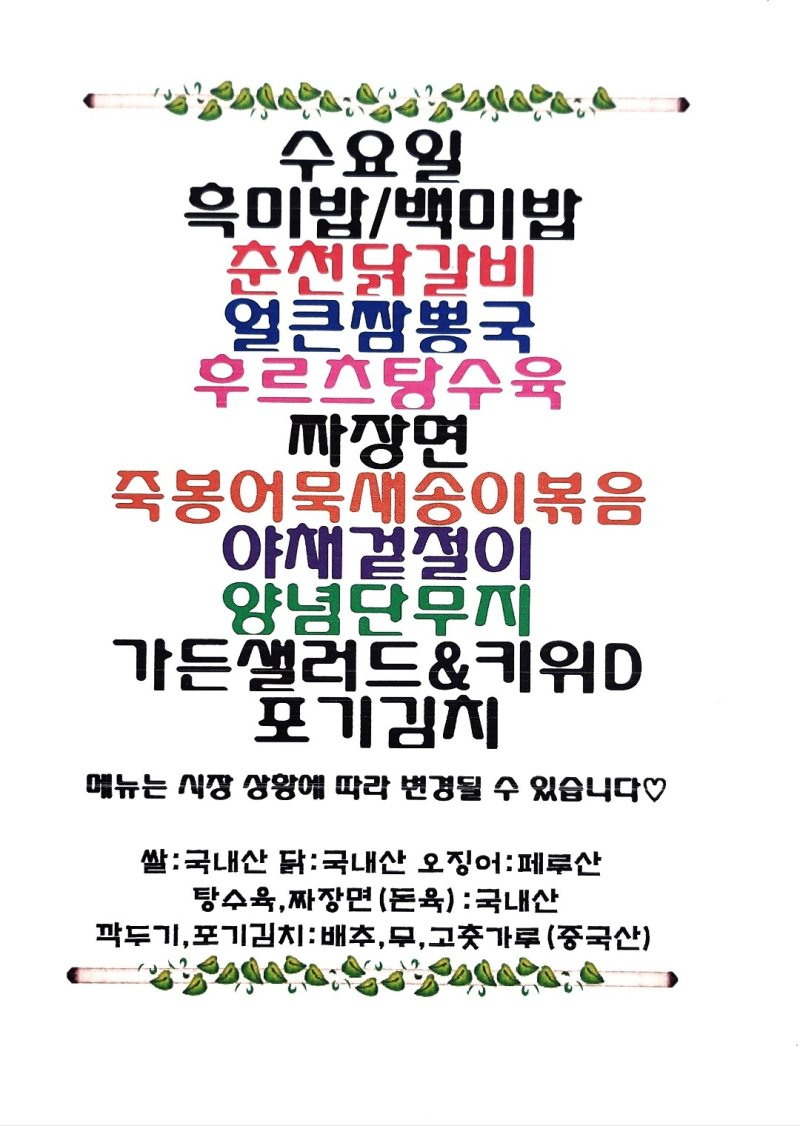
#> input picture round_05_menu_archive/99_test/test03_opencv/food2.jpeg, 800 x 1126 px
$ python opencv_save.py
#> lines starting #> are read from the running program, lines starting #| are printed output that depends on the picture; after the words box and inside, x2 and y2 are one past the last pixel; in counts of white or black regions, pixels touching at a corner belong together
import cv2
import pytesseract

image_path = 'food2.jpeg'
LANG = 'kor_best'

# 이미지 파일 로드
image = cv2.imread(image_path)
#> image is the input picture: shape (1126, 800, 3); mean B, G, R 226.5, 226.1, 229.1


# 이미지 전처리를 위해 흑백으로 변환
gray = cv2.cvtColor(image, cv2.COLOR_BGR2GRAY)
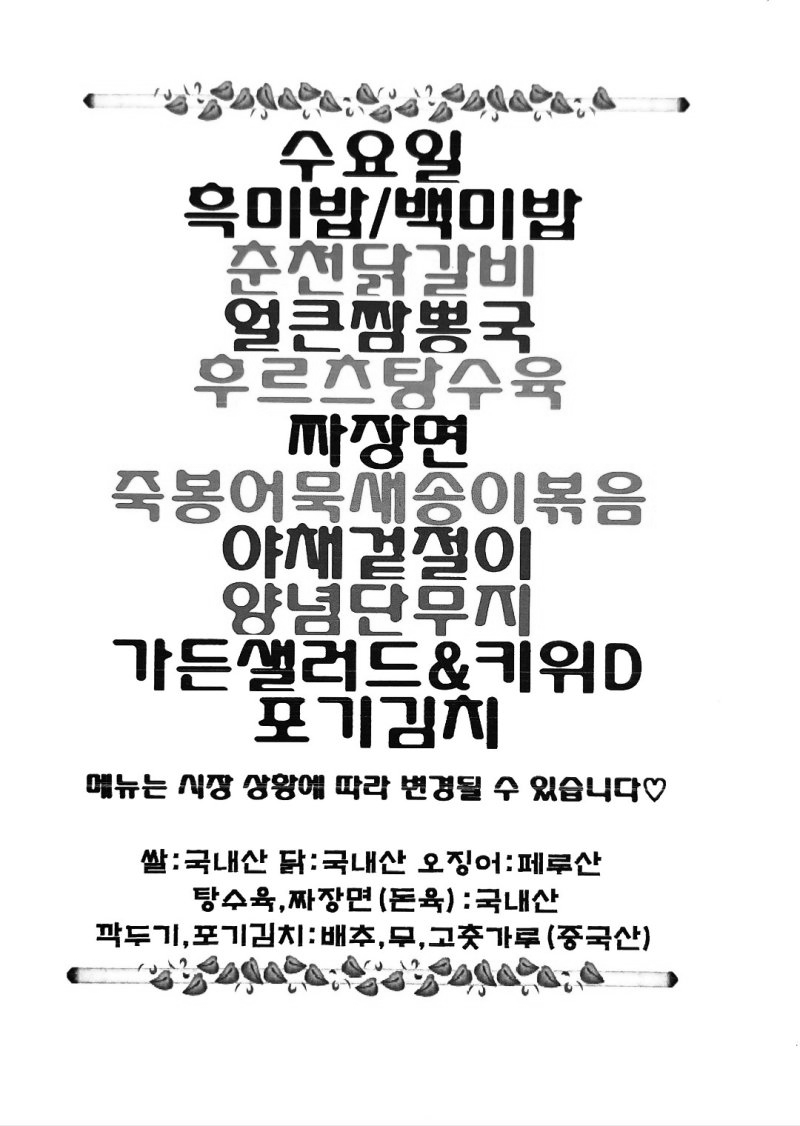
#> gray: shape (1126, 800); min 0, max 255, mean 227
thr = cv2.threshold(gray,0,255, cv2.THRESH_BINARY + cv2.THRESH_OTSU)[1]
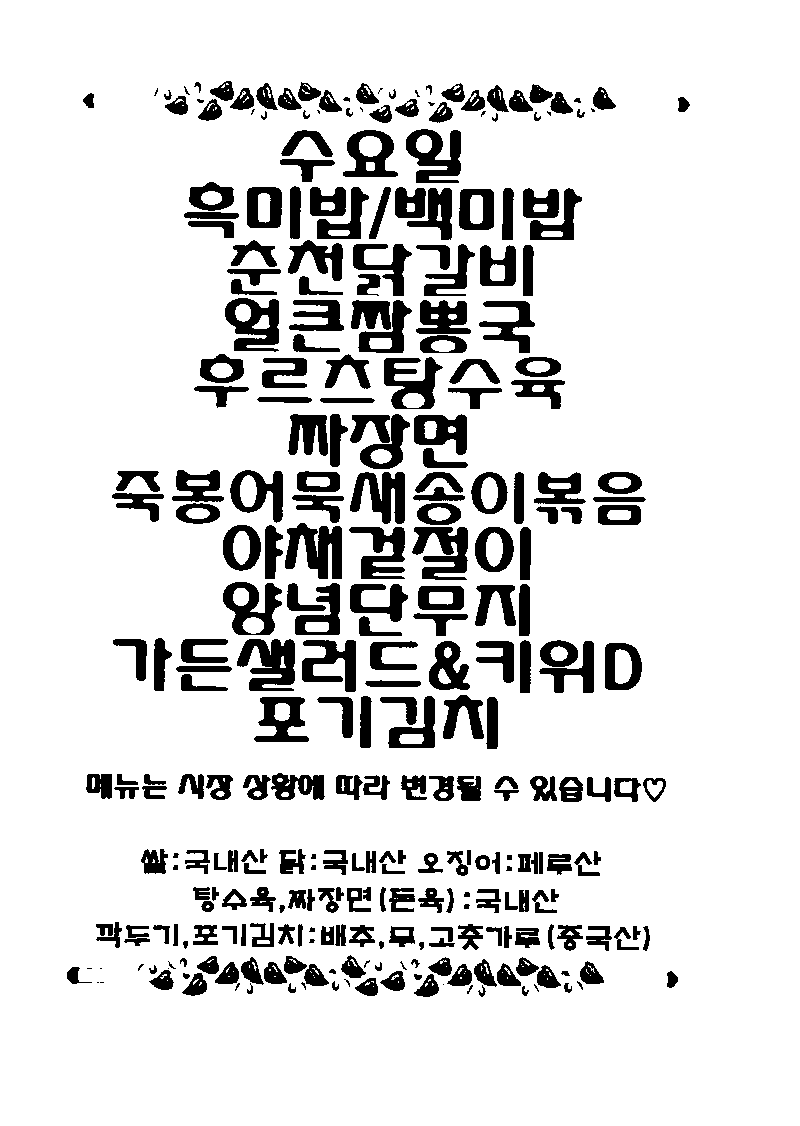
#> thr: shape (1126, 800); 86.4% white; 315 black regions (26 under 20 px), largest, box (x1, y1, x2, y2) and area: (285, 523, 342, 579) 2002, (237, 639, 295, 691) 1947, (412, 527, 468, 580) 1799

# 전처리된 이미지를 파일로 저장합니다.
cv2.imwrite('output_image.jpg', thr)

# 이미지에서 텍스트 추출
#> (the run stopped early here; a loop or call above may not have finished)

$ run again, with round_05_menu_archive/99_test/test03_opencv/testImg.png saved as round_05_menu_archive/99_test/test03_opencv/food2.jpeg
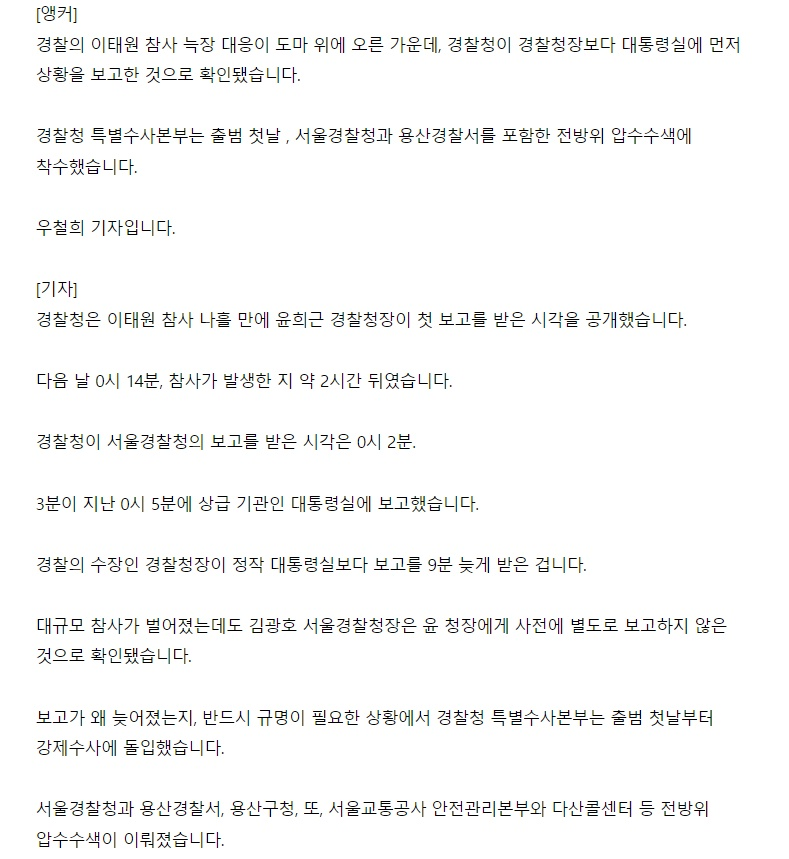
#> input picture round_05_menu_archive/99_test/test03_opencv/testImg.png, 789 x 859 px
#> image is the input picture: shape (859, 789, 3); mean B, G, R 246.9, 247.2, 247.1
#> `thr = cv2.threshold(gray,0,255, cv2.THRESH_BINARY + cv2.THRESH_OTSU)[1]`:
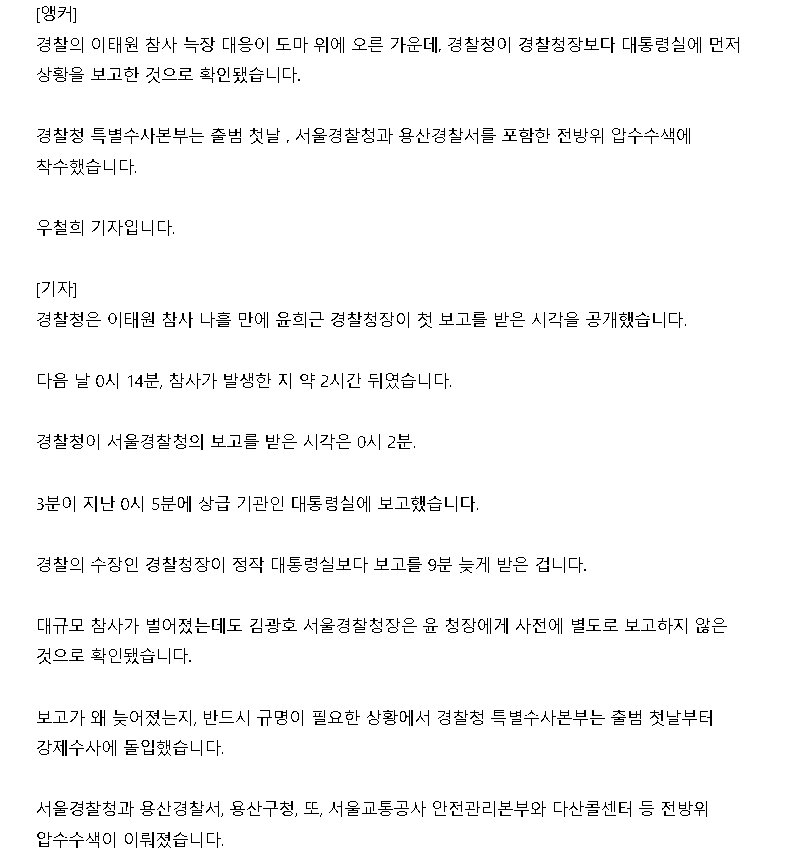
#> thr: shape (859, 789); 96.7% white; black in thin lines or dots, all inside (x1, y1, x2, y2) = (37, 6, 739, 848)
